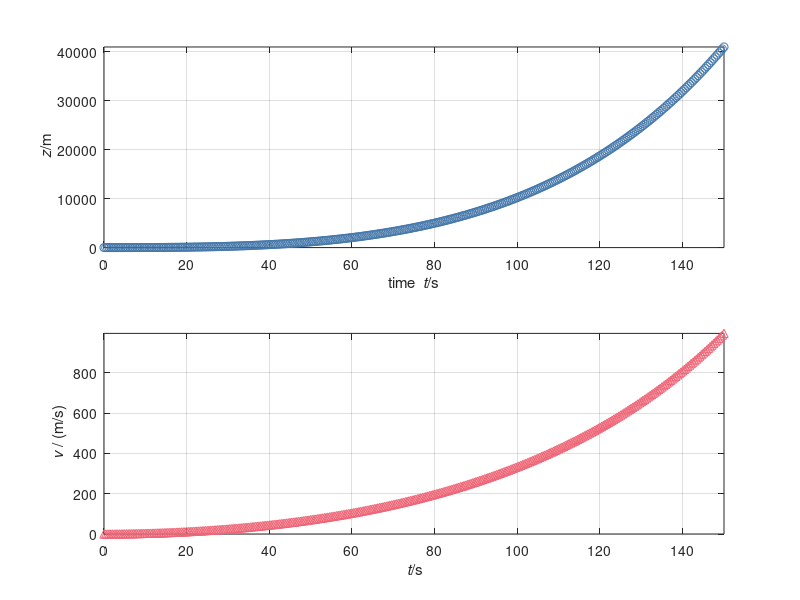

Write the MATLAB code that produced this figure.
%%% Numerical simulation of rocket propulsion
%% Coordinates (t, z)

%% Constants
m = 7.9e5;    % kg: rocket mass without fuel
rho = 0.22;   % kg/mol: fuel molar mass
delta = 0.5;  % mol/m^3: fuel molar density
A = 50;       % m^2: nozzle area
g = 9.8;      % kg: free-fall acceleration

%% Initial conditions. State: (z, v, Nb)
t = 0;       % s: initial time
z = 0;       % m: altitude of control volume
v = 0;       % m/s: velocity of control volume
Nb = 9.8e6;  % mol: amount of fuel

%% Boundary conditions
J = -6e4;          % mol/s: matter influx at nozzle
patm = 1e5;        % N/m^2: atmospheric pressure
p = 5e4;           % N/m^2: pressure at nozzle
Fatm = -A * patm;  % N: force on rocket surface
Sigma = A * p;     % N: stress tensor at nozzle

%% Time-iteration parameters
t1 = 150;     % s: final time
dt = 0.0001;  % s: time step %@

%% Plotting
dtplot = t1/360;  % time interval between plots
tplot = dtplot;   % time for next plot
figure
subplot(2, 1, 1); plot(t, z, 'o', 'color', '#4477AA')
xlabel('time {\it t}/s'); ylabel('{\it z}/m')
axis('tight'); xlim([0, t1]); grid on; hold on
subplot(2, 1, 2); plot(t, v, '^', 'color', '#EE6677')
xlabel('{\it t}/s'); ylabel('{\it v} / (m/s)')
axis('tight'); xlim([0, t1]); grid on; hold on %@

%% Numerical time integration
while t < t1 && Nb > 0 % '&&' means 'and'
  %% constitutive relations
  P = (m + rho * Nb) * v;
  vb = v + J / (A * delta); % needed to calculate F
  F = Fatm + Sigma + J * rho * vb;
  G = -(m + rho * Nb) * g;

  %% step forward in time with balance laws
  t = t + dt;
  Nb = Nb + J * dt;
  P = P + (F + G) * dt;
  z = z + v * dt;

  %% constitutive relations: calculate state
  v = P / (m + rho * Nb); %@

  %% plot
  if t > tplot
    subplot(2, 1, 1); plot(t, z, 'o', 'color', '#4477AA')
    subplot(2, 1, 2); plot(t, v, '^', 'color', '#EE6677')
    pause(0)
    tplot = tplot + dtplot;
  end %@
end
